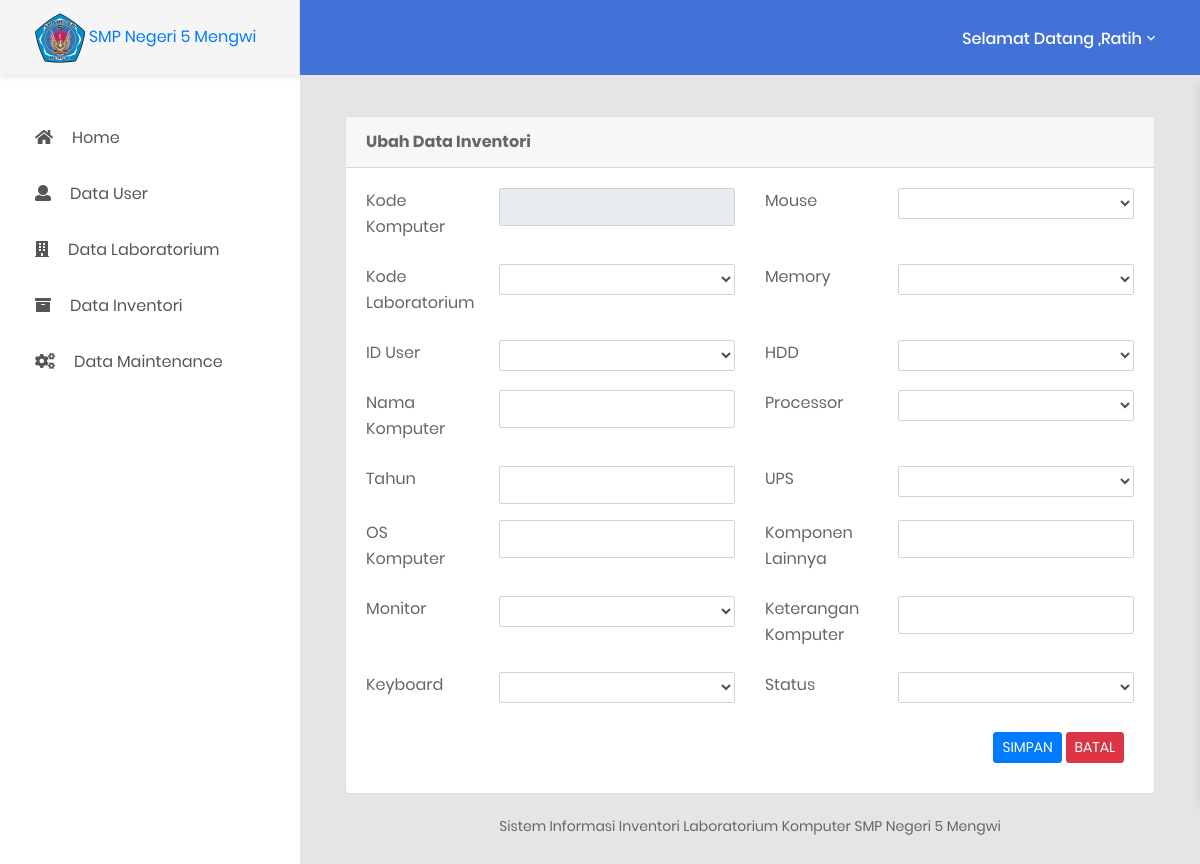
The app's page /pages/admin/ubah-komputer.php?kd_komputer=LABKOM001/DKOM001 (signed in), older data.
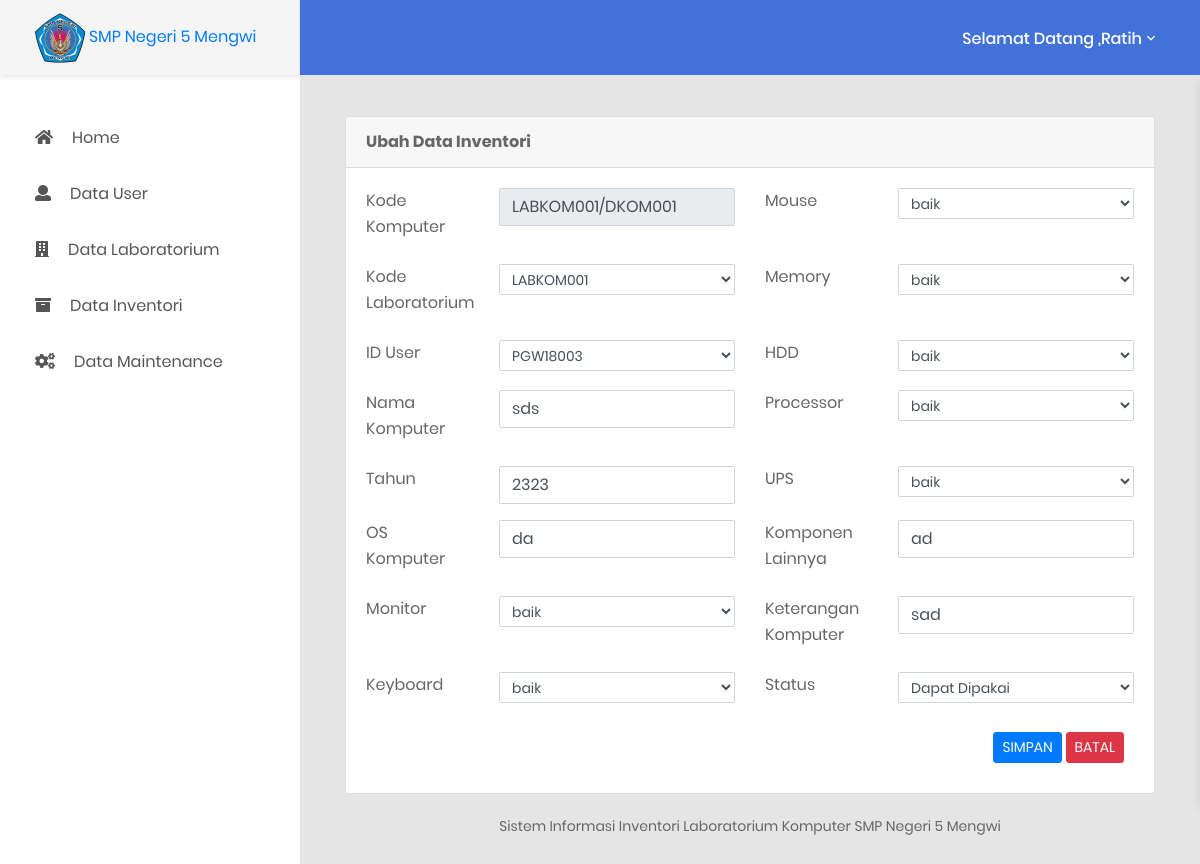
The same page, newer data.
### tables this page shows
CREATE TABLE `tabel_inventori_komputer`  (
  `kd_komputer` varchar(20) NOT NULL,
  `kd_lab` varchar(10) NOT NULL,
  `id_user` varchar(10) NOT NULL,
  `nama_komputer` varchar(50) NOT NULL,
  `tahun` varchar(10) NOT NULL,
  `os_komputer` varchar(50) NOT NULL,
  `monitor` varchar(50) NOT NULL,
  `keyboard` varchar(50) NOT NULL,
  `mouse` varchar(50) NOT NULL,
  `memory` varchar(50) NOT NULL,
  `hdd` varchar(50) NOT NULL,
  `processor` varchar(50) NOT NULL,
  `ups` varchar(50) NOT NULL,
  `komponen_lain` varchar(100) NOT NULL,
  `keterangan_komputer` varchar(50) NOT NULL,
  `status` varchar(30) NOT NULL,
  PRIMARY KEY (`kd_komputer`) USING BTREE,
  INDEX `kd_lab`(`kd_lab`) USING BTREE,
  INDEX `id_user`(`id_user`) USING BTREE
);

### pages/admin/ubah-komputer.php (the view, shortened to what this page needs)
<!DOCTYPE html>
<html lang="en">
<body class="animsition">
    <div class="page-wrapper">
        <?php
        include "sidebar.php";
        ?>
        <div class="page-container">
            <div class="main-content">
                <div class="section__content section__content--p30">
                    <div class="container-fluid">
                        <div class="row">
                            <div class="col-lg-12">
                                <div class="card">
                                    <div class="card-header">
                                        <strong>Ubah Data Inventori</strong>
                                    </div>
                                    <div class="card-body card-block">
                                        <form action="edit_komputer.php" method="post" enctype="multipart/form-data" class="form-horizontal">
                                        	<?php
                                            include('../../config/koneksi.php');
                                            $kd_komputer = $_GET['kd_komputer'];
                                            $query = "SELECT * FROM tabel_inventori_komputer WHERE kd_komputer = '$kd_komputer'";
                                            $hasil = mysqli_query($db, $query);
                                            $data_kom = array();
                                            while ($row = mysqli_fetch_assoc($hasil)) {
                                            $data_kom[] = $row;
                                            }?>
                                            <div class="row form-group">
                                                <div class="col col-md-2">
                                                    <label for="text-input" class=" form-control-label">Kode Komputer</label>
                                                </div>
                                                <div class="col-12 col-md-4">
                                                    <input type="text" name="kd_komputer" class="form-control" value="<?php echo $data_kom[0]['kd_komputer'] ?>" readonly="readonly">
                                                </div>
                                                <div class="col col-md-2">
                                                    <label for="text-input" class=" form-control-label">Mouse</label>
                                                </div>
                                                <div class="col-12 col-md-4">
                                                    <select name="mouse" class="form-control-sm form-control">
                                                        <option value="<?php echo $data_kom[0]['mouse'] ?>"><?php echo $data_kom[0]['mouse'] ?></option>
                                                        <option>----------------------</option>
                                                    </select>
                                                </div>
                                            </div>
                                            <div class="row form-group">
                                                <div class="col col-md-2">
                                                    <label for="text-input" class=" form-control-label">Kode Laboratorium</label>
                                                </div>
                                                <div class="col-12 col-md-4">
                                                   <select name="kd_lab" class="form-control-sm form-control">
                                                       <option value="<?php echo $data_kom[0]['kd_lab'] ?>" selected><?php echo $data_kom[0]['kd_lab'] ?></option>
                                                      <option>----------------------</option>
                                                    </select>
                                                </div>
                                                <div class="col col-md-2">
                                                    <label for="text-input" class=" form-control-label">Memory</label>
                                                </div>
                                                <div class="col-12 col-md-4">
                                                   <select name="memory" class="form-control-sm form-control">
                                                        <option value="<?php echo $data_kom[0]['memory'] ?>"><?php echo $data_kom[0]['memory'] ?></option>
                                                        <option>----------------------</option>
                                                    </select>
                                                </div>
                                            </div>
                                            <div class="row form-group">
                                                <div class="col col-md-2">
                                                    <label for="text-input" class=" form-control-label">ID User</label>
                                                </div>
                                                <div class="col-12 col-md-4">
                                                   <select name="id_user" class="form-control-sm form-control">
                                                      <option value="<?php echo $data_kom[0]['id_user'] ?>" selected><?php echo $data_kom[0]['id_user'] ?></option>
                                                      <option>----------------------</option>
                                                    </select>
                                                </div>
                                               <div class="col col-md-2">
                                                    <label for="text-input" class=" form-control-label">HDD</label>
                                                </div>
                                                <div class="col-12 col-md-4">
                                                   <select name="hdd" class="form-control-sm form-control">
                                                        <option value="<?php echo $data_kom[0]['hdd'] ?>"><?php echo $data_kom[0]['hdd'] ?></option>
                                                        <option>----------------------</option>
                                                    </select>
                                                </div>
                                            </div>
                                             <div class="row form-group">
                                                <div class="col col-md-2">
                                                    <label for="text-input" class=" form-control-label">Nama Komputer</label>
                                                </div>
                                               <div class="col-12 col-md-4">
                                                   <input type="text" name="nama_komputer" class="form-control" value="<?php echo $data_kom[0]['nama_komputer'] ?>">
                                                </div>
                                                <div class="col col-md-2">
                                                    <label for="text-input" class=" form-control-label">Processor</label>
                                                </div>
                                                <div class="col-12 col-md-4">
                                                    <select name="processor" class="form-control-sm form-control">
                                                        <option value="<?php echo $data_kom[0]['processor'] ?>"><?php echo $data_kom[0]['processor'] ?></option>
                                                        <option>----------------------</option>
                                                    </select>
                                                </div>
                                            </div>
                                             <div class="row form-group">
                                                <div class="col col-md-2">
                                                    <label for="text-input" class=" form-control-label">Tahun</label>
                                                </div>
                                                <div class="col-12 col-md-4">
                                                    <input type="text" name="tahun" class="form-control" value="<?php echo $data_kom[0]['tahun'] ?>">
                                                </div>
                                                 <div class="col col-md-2">
                                                    <label for="text-input" class=" form-control-label">UPS</label>
                                                </div>
                                                <div class="col-12 col-md-4">
                                                    <select name="ups" class="form-control-sm form-control">
                                                        <option value="<?php echo $data_kom[0]['ups'] ?>"><?php echo $data_kom[0]['ups'] ?></option>
                                                        <option>----------------------</option>
                                                    </select>
                                                </div>
                                            </div>
                                             <div class="row form-group">
                                               <div class="col col-md-2">
                                                    <label for="text-input" class=" form-control-label">OS Komputer</label>
                                                </div>
                                                <div class="col-12 col-md-4">
                                                    <input type="text" name="os_komputer" class="form-control" value="<?php echo $data_kom[0]['os_komputer'] ?>">
                                                </div>
                                               <div class="col col-md-2">
                                                    <label for="text-input" class=" form-control-label">Komponen Lainnya</label>
                                                </div>
                                                <div class="col-12 col-md-4">
                                                    <input type="text" name="komponen_lain" class="form-control" value="<?php echo $data_kom[0]['komponen_lain'] ?>">
                                                </div>
                                            </div>
                                            <div class="row form-group">
                                                <div class="col col-md-2">
                                                    <label for="text-input" class=" form-control-label">Monitor</label>
                                                </div>
                                                <div class="col-12 col-md-4">
                                                    <select name="monitor" class="form-control-sm form-control">
                                                        <option value="<?php echo $data_kom[0]['monitor'] ?>"><?php echo $data_kom[0]['monitor'] ?></option>
                                                        <option>----------------------</option>
                                                    </select>
                                                </div>
                                                <div class="col col-md-2">
                                                    <label for="text-input" class=" form-control-label">Keterangan Komputer</label>
                                                </div>
                                                <div class="col-12 col-md-4">
                                                    <input type="text" name="keterangan_komputer" class="form-control" value="<?php echo $data_kom[0]['keterangan_komputer'] ?>">
                                                </div>
                                            </div>
                                            <div class="row form-group">
                                                <div class="col col-md-2">
                                                    <label for="text-input" class=" form-control-label">Keyboard</label>
                                                </div>
                                                <div class="col-12 col-md-4">
                                                    <select name="keyboard" class="form-control-sm form-control">
                                                        <option value="<?php echo $data_kom[0]['keyboard'] ?>"><?php echo $data_kom[0]['keyboard'] ?></option>
                                                        <option>----------------------</option>
                                                    </select>
                                                </div>
                                                <div class="col col-md-2">
                                                    <label for="text-input" class=" form-control-label">Status</label>
                                                </div>
                                                <div class="col-12 col-md-4">
                                                    <select name="status" class="form-control-sm form-control">
                                                        <option value="<?php echo $data_kom[0]['status'] ?>"><?php echo $data_kom[0]['status'] ?></option>
                                                        <option>----------------------</option>
                                                    </select>
                                                </div>
                                            </div>
                                            <div class="button-submit">
                                                <input type="submit" class="btn btn-primary btn-sm" value="SIMPAN"></input>
                                                <input type="reset" class="btn btn-danger btn-sm" value="BATAL"></input>
                                            </div>
                                            </div>
                                    </div>
                                </div>
                            </div>
                        </div>
                    </div>
                </div>
            </div>
        </div>
</body>
</html>

### pages/admin/sidebar.php (shortened to what this page needs)
<aside class="menu-sidebar d-none d-lg-block">
    <div class="logo">
        <a href="index.php">
            <img src="../../assets/images/s200_smpn_5.png " width="50" height="50" />
            <span>SMP Negeri 5 Mengwi</span>
        </a>
    </div>
    <div class="menu-sidebar__content js-scrollbar1">
        <nav class="navbar-sidebar">
            <ul class="list-unstyled navbar__list">
                <li>
                    <a href="index.php">
                        <i class="fas fa-home"></i>Home</a>
                </li>
                <li>
                    <a class="js-arrow" href="#">
                        <i class="fas fa-user"></i>Data User</a>
                </li>
                <li>
                    <a class="js-arrow" href="#">
                        <i class="fas fa-building"></i>Data Laboratorium</a>
                </li>
                <li>
                    <a class="js-arrow" href="#">
                        <i class="fas fa-archive"></i>Data Inventori</a>
                </li>
                <li>
                    <a class="js-arrow" href="#">
                        <i class="fas fa-gears"></i>Data Maintenance</a>
                </li>
            </ul>
        </nav>
    </div>
</aside>

Row changes from the older to the newer data that the page shows:
added tabel_inventori_komputer: kd_komputer "LABKOM001/DKOM001", mouse "baik", kd_lab "LABKOM001", memory "baik", id_user "PGW18003", hdd "baik", nama_komputer "sds", processor "baik", tahun "2323", ups "baik", os_komputer "da", komponen_lain "ad", monitor "baik", keterangan_komputer "sad", keyboard "baik", status "Dapat Dipakai"
